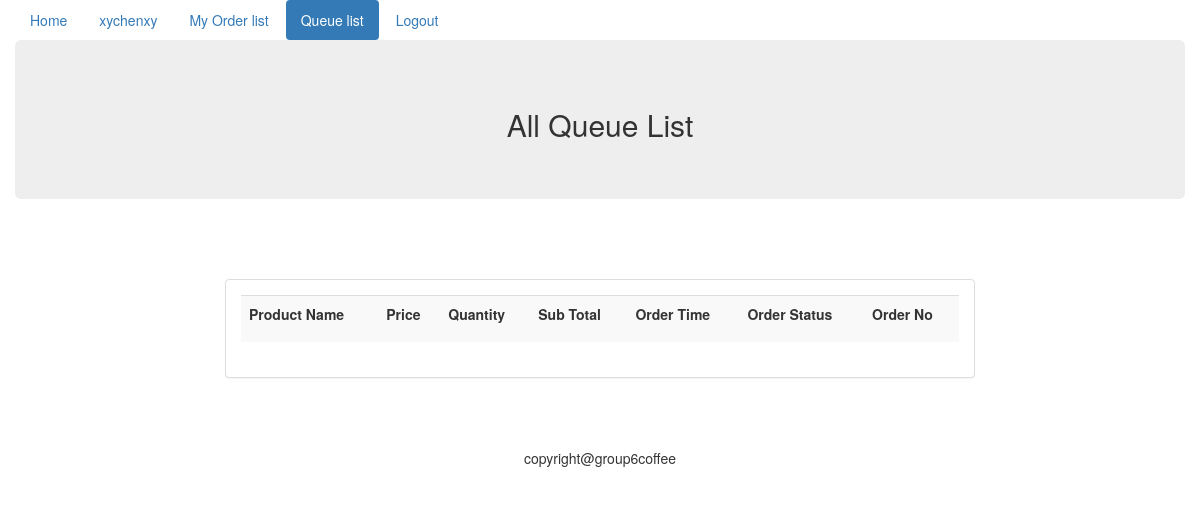
Page /group6coffee/queuelist (signed in) on the earlier database version.
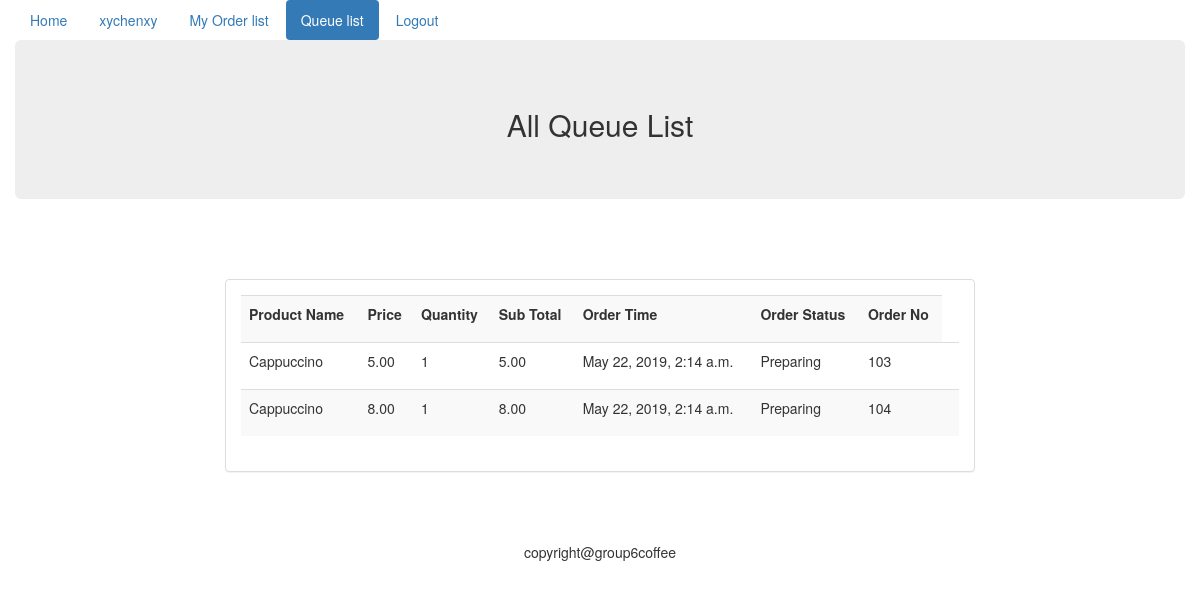
Same page on the later database version.
### coffee/models.py (models this page shows, shortened)
class OrderItem(models.Model):
    status = (
        ("Receive", "Receive"),
        ("Preparing", "Preparing"),
        ("Done", "Done"),
        ("Remove", "Remove")
    )
    order_item_id = models.AutoField(primary_key=True)
    product_name = models.CharField(max_length=255, default="N")
    product_price = models.DecimalField(max_digits=4, decimal_places=2)
    order_status = models.CharField(max_length=255, choices=status)
    order_number = models.IntegerField(default=1)
    order_sub_total = models.DecimalField(max_digits=8, decimal_places=2)
    created_at = models.DateTimeField(auto_now=True)
    user_name = models.CharField(max_length=255, default="N")

### group6coffee/views.py (the view)
# urls.py: path('queuelist',group6coffee.views.queuelist)
def queuelist(request):
    if not request.user.is_authenticated:
        return render(request, 'user_login.html')
    else:
        orders = OrderItem.objects.all();
        return render(request, 'queuelist.html',{'user_name': request.user,'orders':orders})

### group6coffee/templates/queuelist.html (shortened to what this page needs)
<!DOCTYPE html>
<html lang="en">
<head>
    <link rel="stylesheet" href="https://cdn.jsdelivr.net/npm/bootstrap@3.3.7/dist/css/bootstrap.min.css"
>
</head>
<body>
    <div class="container">
        <div class="row">
            <ul class="nav nav-pills">
              <li role="presentation" ><a href="/group6coffee/index">Home</a></li>
              <li role="presentation"><a href="/group6coffee/productlist">{{ user_name }}</a></li>
                <li role="presentation" ><a href="/group6coffee/orderlist">My Order list</a></li>
                <li role="presentation" class="active"><a href="/group6coffee/queuelist">Queue list</a></li>
              <li role="presentation"><a href="/group6coffee/logout">Logout</a></li>
            </ul>
        </div>
    </div>
    <div class="container">
        <div class="row">
            <div class="jumbotron">
                <h2 style="text-align: center">All Queue List</h2>
            </div>
        </div>
    </div>
    <div class="container">
        <div class="row">
            <div class="col-md-8 col-md-offset-2">
                <div class="panel panel-default" style="margin-top: 50px">
              <div class="panel-body">
                <table class="table table-striped">
                    <tr>
                        <th>
                            <p>Product Name</p>
                        </th>
                        <th>
                            <p>Price</p>
                        </th>
                        <th>
                            <p>Quantity</p>
                        </th>
                        <th>
                            <p>Sub Total</p>
                        </th>
                        <th>
                            <p>Order Time</p>
                        </th>
                        <th>
                            <p>Order Status</p>
                        </th>
                        <th>
                            <p>Order No</p>
                        </th>
                    </tr>
                    {% for item in orders %}
                        <tr>
                            <td>
                                <p>{{ item.product_name }}</p>
                            </td>
                            <td>
                                <p>{{ item.product_price }}</p>
                            </td>
                            <td>
                                <p>{{ item.order_number }}</p>
                            </td>
                            <td>
                                <p>{{ item.order_sub_total }}</p>
                            </td>
                            <td>
                                <p>{{ item.created_at }}</p>
                            </td>
                            <td>
                                {%  if item.order_status == "Remove" %}
                                    <p>Done</p>
                                {% else %}
                                    <p>{{ item.order_status }}</p>
                                {% endif %}
                            </td>
                            <td>
                                <p>{{ item.order_item_id }}</p>
                            </td>
                            <td>
                            </td>
                        </tr>
                    {% endfor %}
                </table>
              </div>
            </div>
            </div>
        </div>
    </div>
    <div class="container">
        <div class="row">
            <div style="margin-top: 50px">
                <p style="text-align: center">copyright@group6coffee</p>
            </div>
        </div>
    </div>
</body>
</html>

Differences in the rows shown:
added OrderItem: product_name "Cappuccino", product_price "5.00", order_number "1", order_sub_total "5.00", created_at "May 22, 2019, 2:14 a.m.", order_status "Preparing", order_item_id "103"
added OrderItem: product_name "Cappuccino", product_price "8.00", order_number "1", order_sub_total "8.00", created_at "May 22, 2019, 2:14 a.m.", order_status "Preparing", order_item_id "104"
